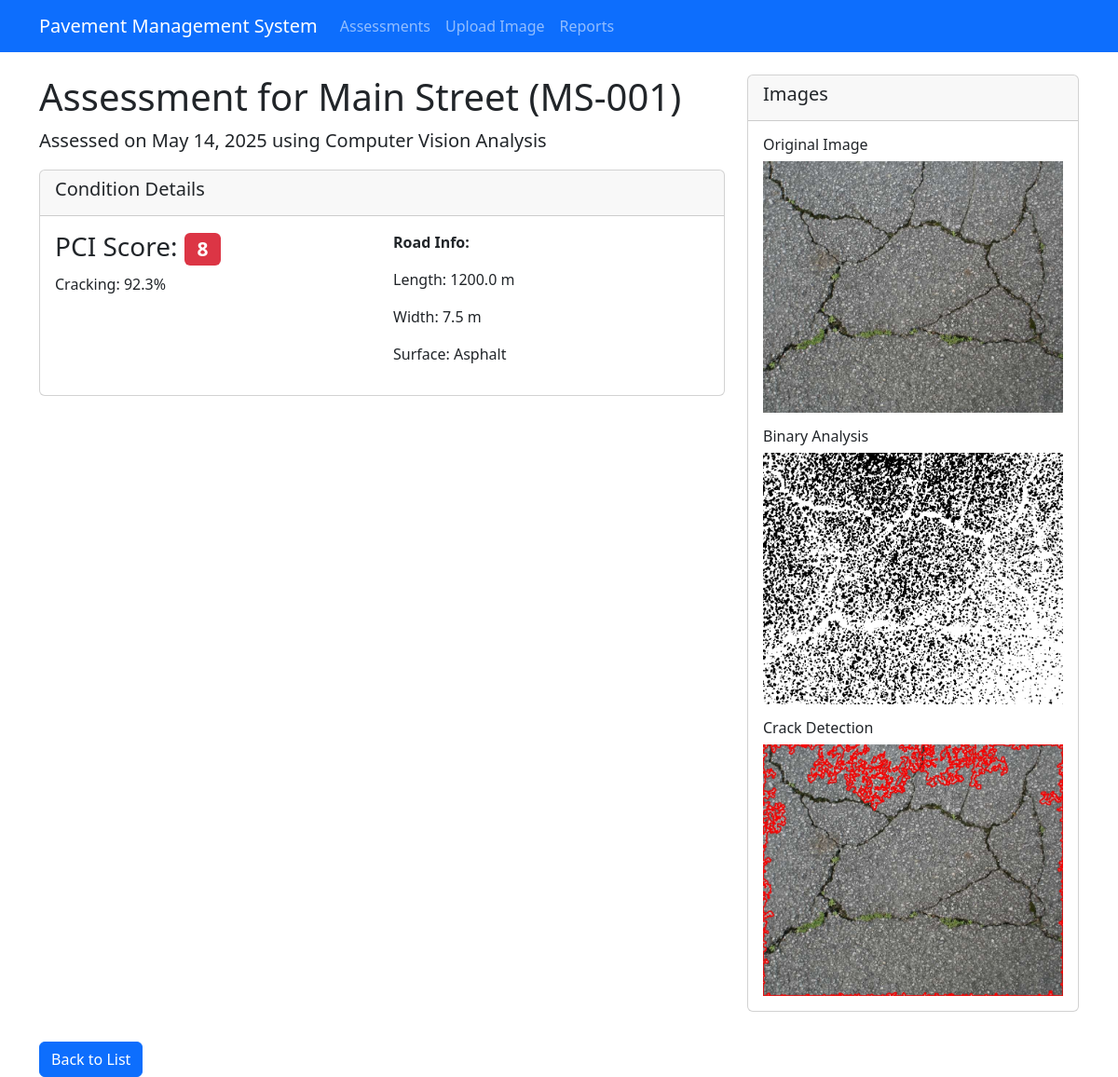
The app's page /assessments/1/ with its own data.
### assessments/models.py (models this page shows, shortened)
class ConditionAssessment(models.Model):
    road_section = models.ForeignKey(RoadSection, on_delete=models.CASCADE)
    assessment_date = models.DateField()
    assessment_method = models.ForeignKey(AssessmentMethod, on_delete=models.PROTECT)
    inspector = models.CharField(max_length=100, blank=True, null=True)
    pci = models.IntegerField(
        "Pavement Condition Index",
        validators=[MinValueValidator(0), MaxValueValidator(100)],
        help_text="0-100 scale where 100 is perfect condition"
    )
    rutting = models.FloatField(null=True, blank=True, help_text="Average rutting depth in mm")
    cracking_percentage = models.FloatField(
        null=True, blank=True,
        validators=[MinValueValidator(0), MaxValueValidator(100)],
        help_text="Percentage of surface with cracking"
    )
    roughness_iri = models.FloatField(
        null=True, blank=True,
        help_text="International Roughness Index (m/km)"
    )
    image_urls = models.JSONField(null=True, blank=True)
    raw_data_url = models.URLField(null=True, blank=True)
    notes = models.TextField(blank=True)
    class Meta:
        ordering = ['-assessment_date']

class AssessmentMethod(models.Model):
    name = models.CharField(max_length=100)
    description = models.TextField()
    is_automated = models.BooleanField(default=False)
    def __str__(self):
        return self.name

### inventory/models.py (models this page shows, shortened)
class RoadSection(models.Model):
    name = models.CharField(max_length=100)
    road_id = models.CharField(max_length=50, unique=True)
    length = models.FloatField(help_text="Length in meters")
    width = models.FloatField(help_text="Width in meters")
    surface_type = models.CharField(max_length=50)
    construction_date = models.DateField(null=True, blank=True)
    last_maintenance_date = models.DateField(null=True, blank=True)
    geometry_data = models.TextField(null=True, blank=True, help_text="Geometry data in GeoJSON or WKT format")
    def __str__(self):
        return f"{self.name} ({self.road_id})"

### assessments/views.py (the view)
# urls.py: path('assessments/<int:pk>/', ConditionAssessmentDetailView.as_view(), name='assessment-detail'),
class ConditionAssessmentDetailView(DetailView):
    model = ConditionAssessment

### templates/assessments/conditionassessment_detail.html (shortened to what this page needs)
{% extends 'base.html' %}
{% block content %}
<div class="row">
    <div class="col-md-8">
        <h1>Assessment for {{ object.road_section }}</h1>
        <p class="lead">Assessed on {{ object.assessment_date }} using {{ object.assessment_method }}</p>
        <div class="card mb-4">
            <div class="card-header">
                <h5>Condition Details</h5>
            </div>
            <div class="card-body">
                <div class="row">
                    <div class="col-md-6">
                        <h3>
                            PCI Score:
                            {% if object.pci >= 80 %}
                            <span class="badge bg-success">{{ object.pci }}</span>
                            {% elif object.pci >= 50 %}
                            <span class="badge bg-warning">{{ object.pci }}</span>
                            {% else %}
                            <span class="badge bg-danger">{{ object.pci }}</span>
                            {% endif %}
                        </h3>
                        {% if object.cracking_percentage is not None %}
                        <p>Cracking: {{ object.cracking_percentage|floatformat:1 }}%</p>
                        {% endif %}
                    </div>
                    <div class="col-md-6">
                        <p><strong>Road Info:</strong></p>
                        <p>Length: {{ object.road_section.length }} m</p>
                        <p>Width: {{ object.road_section.width }} m</p>
                        <p>Surface: {{ object.road_section.surface_type }}</p>
                    </div>
                </div>
            </div>
        </div>
    </div>
    <div class="col-md-4">
        {% if object.image_urls %}
        <div class="card mb-3">
            <div class="card-header">
                <h5>Images</h5>
            </div>
            <div class="card-body">
                {% if object.image_urls.original %}
                <h6>Original Image</h6>
                <img src="{{ object.image_urls.original }}" class="img-fluid mb-3" alt="Original pavement image">
                {% endif %}
                {% if object.image_urls.binary %}
                <h6>Binary Analysis</h6>
                <img src="{{ object.image_urls.binary }}" class="img-fluid mb-3" alt="Binary analysis">
                {% endif %}
                {% if object.image_urls.contours %}
                <h6>Crack Detection</h6>
                <img src="{{ object.image_urls.contours }}" class="img-fluid" alt="Crack detection">
                {% endif %}
            </div>
        </div>
        {% endif %}
    </div>
</div>
<div class="mt-3">
    <a href="{% url 'assessment-list' %}" class="btn btn-primary">Back to List</a>
</div>
{% endblock %}

### records on screen
ConditionAssessment: road_section "Main Street (MS-001)", assessment_date "May 14, 2025", assessment_method "Computer Vision Analysis", pci "8", cracking_percentage "92.3", road_section.length "1200.0", road_section.width "7.5", road_section.surface_type "Asphalt"
